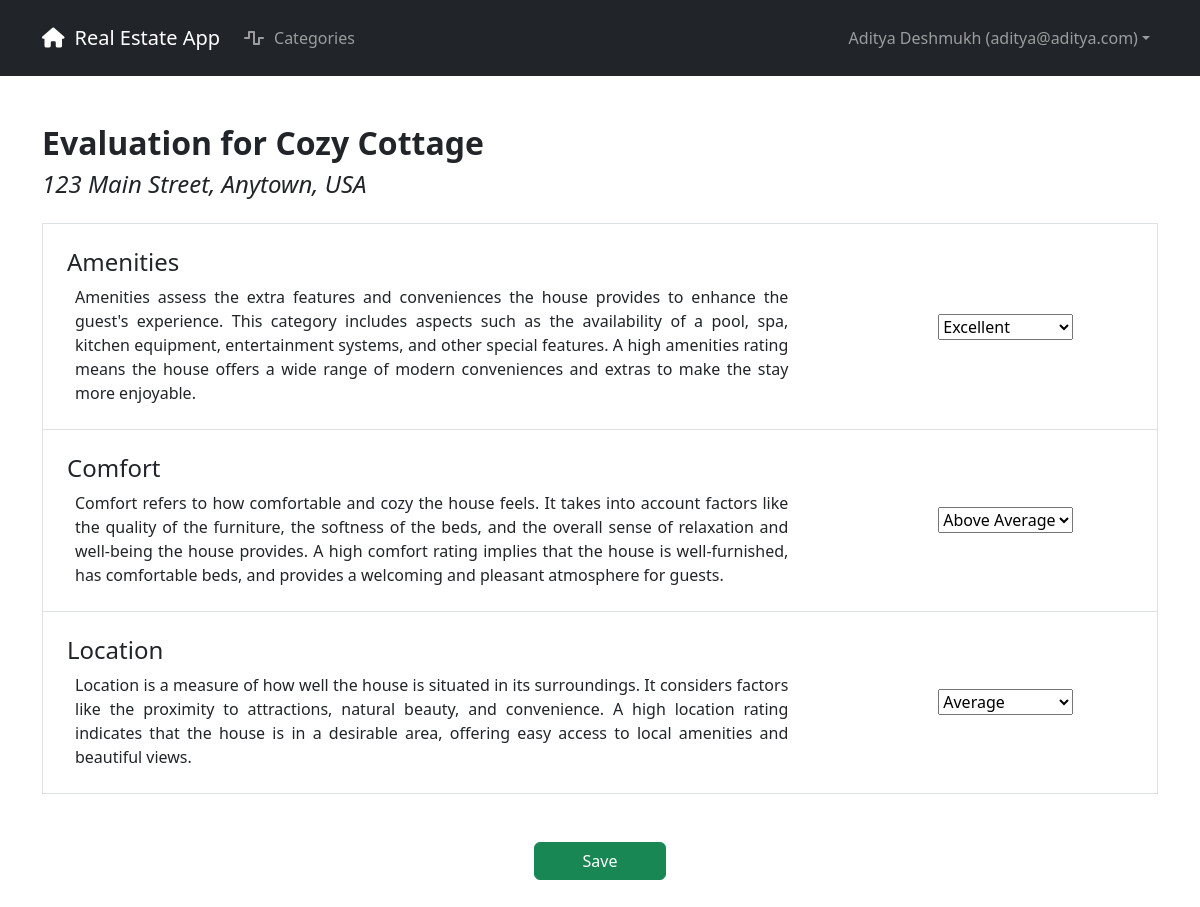
Page /eval/9475ef49abdb475cbc1b31de549fe063/ (signed in) on the earlier database version.
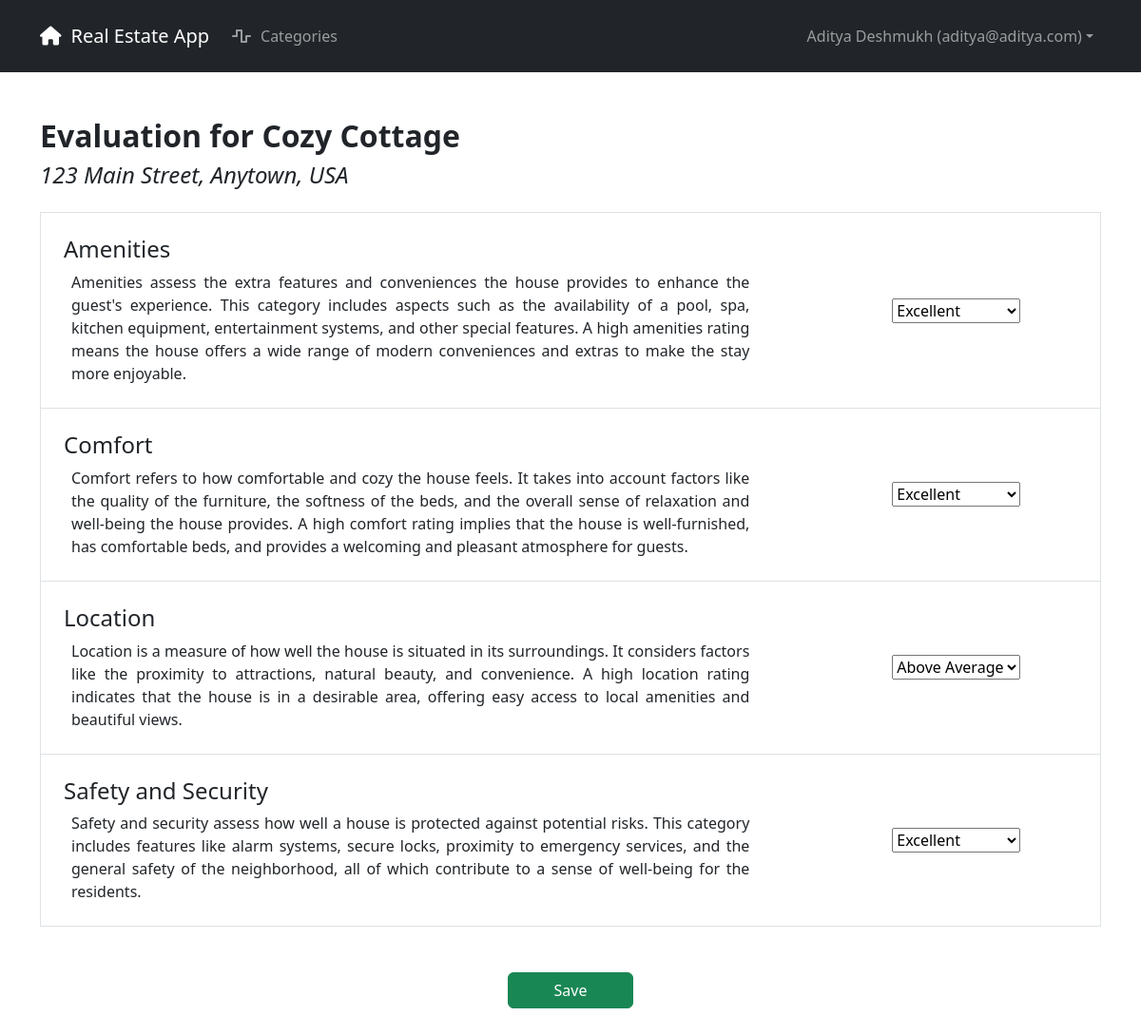
Same page on the later database version.
### realestate/apps/core/models.py (models this page shows, shortened)
class BaseModel(models.Model):
    id = models.UUIDField(primary_key=True, default=uuid.uuid4, editable=False)
    class Meta:
        abstract = True

class Category(BaseModel):
    _SUMMARY_MIN_LENGTH = 1
    summary = models.CharField(max_length=128, verbose_name="Summary")
    description = models.TextField(blank=True, verbose_name="Description")
    couple = models.ForeignKey(
        "core.Couple", verbose_name="Couple", on_delete=models.CASCADE
    )
    def __str__(self):
        return f"{self.summary} - {self.couple}"
    class Meta:
        ordering = ["summary"]
        unique_together = (("summary", "couple"),)
        verbose_name = "Category"
        verbose_name_plural = "Categories"

### realestate/apps/core/views.py (the view, shortened to what this page needs)
# urls.py: path("eval/<str:house_id>/", CoreViews.EvalView.as_view(), name="eval"),
class EvalView(BaseView):
    template_name = "core/houseEval.html"
    def _permission_check(self, request, role, *args, **kwargs):
        if role.role_type == "Homebuyer":
            house_id = kwargs.get("house_id", None)
            if role.couple.house_set.filter(id=house_id).exists():
                return True
        return False
    def _score_context(self):
        score_field = Grade._meta.get_field("score")
        score_choices = dict(score_field.choices)
        min_score = min(score for score in score_choices)
        max_score = max(score for score in score_choices)
        min_choice = score_choices[min_score]
        max_choice = score_choices[max_score]
        return {
            "min_score": min_score,
            "max_score": max_score,
            "min_choice": min_choice,
            "max_choice": max_choice,
            "default_score": score_field.default,
            "js_scores": json.dumps(score_choices),
        }
    def get(self, request, *args, **kwargs):
        homebuyer = Homebuyer.objects.get(user=request.user)
        house = get_object_or_404(House.objects.filter(id=kwargs["house_id"]))
        couple = Couple.objects.filter(homebuyer__user=request.user).first()
        categories = Category.objects.filter(couple__id=couple.id)
        grades = Grade.objects.filter(house=house, homebuyer=homebuyer)
        graded = {}
        for category in categories:
            missing = True
            for grade in grades:
                if grade.category.id == category.id:
                    graded[category] = grade.score
                    missing = False
                    break
            if missing:
                graded[category] = 3
        eval_form = EvalHouseForm(extra_fields=graded, categories=categories)
        context = {
            "couple": couple,
            "house": house,
            "graded": graded,
            "form": eval_form,
        }
        context.update(self._score_context())
        return render(request, self.template_name, context)

### realestate/apps/core/forms.py
class EvalHouseForm(forms.Form):
    def __init__(self, *args, **kwargs):
        extra_fields = kwargs.pop("extra_fields", None)
        categories = kwargs.pop("categories", None)
        super(EvalHouseForm, self).__init__(*args, **kwargs)
        if extra_fields:
            for category, (field_name, field_value) in zip(
                categories, extra_fields.items()
            ):
                field = CustomChoiceField(
                    initial=field_value,
                    choices=(
                        (1, "Poor"),
                        (2, "Below Average"),
                        (3, "Average"),
                        (4, "Above Average"),
                        (5, "Excellent"),
                    ),
                    label=category.summary,
                    description=category.description,
                    widget=forms.Select(),
                )
                self.fields[field_name] = field

### realestate/apps/appauth/models.py (called while the page is built)
    def get_full_name(self):
        return f"{self.first_name} {self.last_name}".strip()

### realestate/apps/core/models.py (called while the page is built)
    @property
    def full_name(self):
        return self.user.get_full_name()

    def __str__(self):
        return self.full_name

### realestate/templates/core/houseEval.html (shortened to what this page needs)
{% extends "base.html" %}
{% load django_bootstrap5 %}
{% block body %}
    <div class="mt-5">
        <h2>
            <strong>Evaluation for {{ house.nickname }}</strong>
        </h2>
        <h4>
            <em>{{ house.address }}</em>
        </h4>
        <ul class="list-group mt-4">
            <form action="" role="form" method="post">
                {% for field in form.visible_fields %}
                    <li class="list-group-item">
                        <div class="d-flex justify-content-between">
                            <div class="col-sm-8 mx-2 my-3">
                                <h4>{{ field.label }}</h4>
                                <p style="text-align:justify" class="my-0 ms-2">{{ field.field.description }}</p>
                            </div>
                            <div class="col-sm-3 d-flex align-items-center justify-content-center">{{ field }}</div>
                        </div>
                    </li>
                {% endfor %}
                <center class="my-5">
                    <button role="button" class="btn btn-success px-5">Save</button>
                </center>
            </form>
        </ul>
    </div>
{% endblock body %}

Differences in the rows shown:
added Category: label "Safety and Security", field.description "Safety and security assess how well a house is protected against potential risks. This category includes features like alarm systems, secure locks, proximity to emergency services, and the general safety of the neighborhood, all of which contribute to a sense of well-being for the residents."
Other differences:
form field field: "Above Average" → "Excellent"
form field field: "Average" → "Above Average"
new list line: "Excellent"
